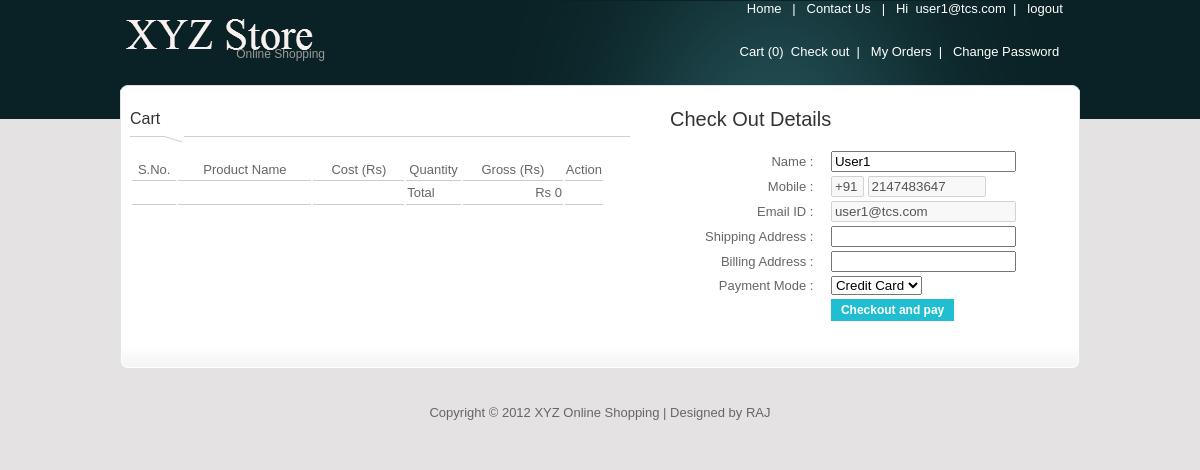
The app's page /checkout.php (signed in) with its own data.
### tables this page shows
CREATE TABLE IF NOT EXISTS `users` (
  `ID` int(11) NOT NULL AUTO_INCREMENT,
  `name` varchar(50) NOT NULL,
  `email` varchar(200) NOT NULL,
  `mobile` int(11) NOT NULL,
  `password` varchar(50) NOT NULL,
  `type` varchar(2) NOT NULL,
  `timestamp` timestamp NOT NULL DEFAULT CURRENT_TIMESTAMP ON UPDATE CURRENT_TIMESTAMP,
  PRIMARY KEY (`ID`)
);

### checkout.php (the view, shortened to what this page needs)
<?php
$msg="";
?>
<!DOCTYPE html PUBLIC "-//W3C//DTD XHTML 1.0 Transitional//EN" "http://www.w3.org/TR/xhtml1/DTD/xhtml1-transitional.dtd">
<html xmlns="http://www.w3.org/1999/xhtml">
<head>
<link href="css/templatemo_style.css" rel="stylesheet" type="text/css" />
<link rel="stylesheet" type="text/css" href="css/ddsmoothmenu.css" />
<link rel="stylesheet" type="text/css" href="css/styles.css" />
</head>
<body id="home">
<div id="templatemo_wrapper">
	<?php include("header.php"); ?>
    <div id="templatemo_main_top"></div>
    <div id="templatemo_main">
      <?php
		if(!isset($_GET['cmsg']))
		{
	?>
        <div id="sidebar" style="width:500px">
        <h3>Cart</h3> <h4><?php echo $msg;?></h4>
        <table width="95%" border="0">
  <tr style="text-align:center">
    <td width="10%">S.No.</td>
    <td width="32%">Product Name</td>
    <td width="22%">Cost (Rs)</td>
    <td width="12%">Quantity</td>
    <td width="24%">Gross (Rs)</td>
    <td> Action</td>
  </tr>
  <?php
  $total=0;
  ?>
  <tr>
    <td></td>
    <td></td>
    <td></td>
    <td>Total</td>
    <td style="text-align:right"><?php echo "Rs ".$total?></td>
    <td></td>
  </tr>
</table>
        </div>
        <div id="content" style="width:400px">
        <?php
		if(!isset($_GET['msg']))
		{
		?>
        <h3>Check Out Details</h3>
        <form action="#" method="post" name="checkout_form">
        <?php
		 $userid=$_SESSION['uid'];
		 $query1=mysql_query("select * from users where ID='$userid'");
		 $count1=mysql_num_rows($query1);
		 $row1=mysql_fetch_array($query1);
		 $uname="";
		 $umobile="";
		 $uemail="";
		 if($count1==1)
		 {
		    $uname=$row1['name'];
			$umobile=$row1['mobile'];
			$uemail=$row1['email'];
		 }
		 ?>
        	<table width="98%" border="0" align="right">
            <tr>
            <td width="35%" style="border-bottom:none; text-align:right">Name  :</td>
            <td width="3%" style="border-bottom:none">&nbsp;</td>
            <td width="62%" style="border-bottom:none"><input type="text" name="uname" value="<?php echo $uname?>" maxlength="50"/></td>
            </tr>
            <tr>
            <td style="border-bottom:none; text-align:right">Mobile  :</td>
            <td style="border-bottom:none">&nbsp;</td>
            <td style="border-bottom:none">
                            <input type="text" value="+91" disabled="disabled"  style="width:25px"/>
                            <input disabled="disabled" value="<?php echo $umobile?>" type="text" name="mobile" maxlength="10" style="width:110px"/>
            </td>
            </tr>
            <tr>
            <td style="border-bottom:none; text-align:right">Email ID  :</td>
            <td style="border-bottom:none">&nbsp;</td>
            <td style="border-bottom:none"><input disabled="disabled" value="<?php echo $uemail?>" type="text" name="email" maxlength="100"/></td>
            </tr>
            <tr>
            <td style="border-bottom:none; text-align:right">Shipping Address  :</td>
            <td style="border-bottom:none">&nbsp;</td>
            <td style="border-bottom:none"><input type="text" name="saddress" maxlength="50"/></td>
            </tr>
            <tr>
            <td style="border-bottom:none; text-align:right">Billing Address  :</td>
            <td style="border-bottom:none">&nbsp;</td>
            <td style="border-bottom:none"><input type="text" name="baddress" maxlength="50"/></td>
            </tr>
            <tr>
            <td style="border-bottom:none; text-align:right">Payment Mode  :</td>
            <td style="border-bottom:none">&nbsp;</td>
            <td style="border-bottom:none">
            	<select name="payment">
                  <option selected="selected" value="Credit Card">Credit Card</option>
            	</select>
            </td>
            </tr>
            <tr>
            <td style="border-bottom:none">&nbsp;</td>
            <td style="border-bottom:none">&nbsp;</td>
            <td style="border-bottom:none"><input type="submit" name="checkout" value="Checkout and pay" class="more" style="float:left" /></td>
            </tr>
          </table>
          </form>
          <?php }
		  else {?>
          <h3><?php echo $msg;?></h3>
          <?php }?>
      </div>
      <?php }
       ?>
    </div>
    <div id="templatemo_footer">
		<center>
			Copyright © 2012 XYZ Online Shopping | Designed by RAJ
		</center>
    </div>
</div>
</body>
</html>

### css/templatemo_style.css (style rules this page uses)
body { margin: 0; padding: 0; color: #666; font-family: Tahoma, Geneva, sans-serif; font-size: 13px; line-height: 1.4em; background-color: #f7f7f7; background-repeat: repeat-x; background-position: top; }
#home { background-image: url(../images/templatemo_body_subpage.png) }
h1, h2, h3, h4, h5, h6 { color: #333; font-weight: normal; }
h3 { font-size: 20px; margin: 0 0 20px; padding: 0; }
#templatemo_wrapper { width: 960px; padding: 0 10px; margin: 0 auto; }
#templatemo_main_top { width: 960px; height: 5px; background: url(../images/templatemo_main_top.png) no-repeat top }
#templatemo_main { width: 960px; background: url(../images/templatemo_main_middle.png) repeat-y }
#sidebar { float: left; width: 200px; padding: 20px 30px 0 10px; }
#content { float: right; width: 700px; padding: 20px 10px 20px; }
#templatemo_footer { width: 940px; padding: 60px 10px 20px; background: url(../images/templatemo_main_bottom.png) top no-repeat }
#sidebar h3 { font-size: 16px; padding: 0 0 15px 0; margin: 0 0 15px 0; background: url(../images/sidebar_header_bg.png) left bottom no-repeat }
table td { border-bottom: 1px solid #ccc }
.more { float: right; display: inline-block; padding: 4px 10px; font-size: 12px; font-weight: 700; background: #21bdd0; color: #fff; border: none; }

### records on screen
users: uname "User1", mobile "2147483647", email "user1@tcs.com"

### other values on screen
$_SESSION['username'] "user1@tcs.com"
$count "0"
$total "0"
